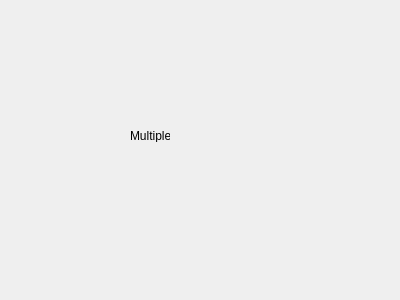
<?xml version="1.0" encoding="UTF-8"?>
<ui version="4.0">
 <class>MultiPlayerForm</class>
 <widget class="QWidget" name="MultiPlayerForm">
  <property name="geometry">
   <rect>
    <x>0</x>
    <y>0</y>
    <width>400</width>
    <height>300</height>
   </rect>
  </property>
  <property name="windowTitle">
   <string>Form</string>
  </property>
  <widget class="QLabel" name="label">
   <property name="geometry">
    <rect>
     <x>130</x>
     <y>130</y>
     <width>40</width>
     <height>12</height>
    </rect>
   </property>
   <property name="text">
    <string>Multiple</string>
   </property>
  </widget>
 </widget>
 <resources/>
 <connections/>
</ui>
